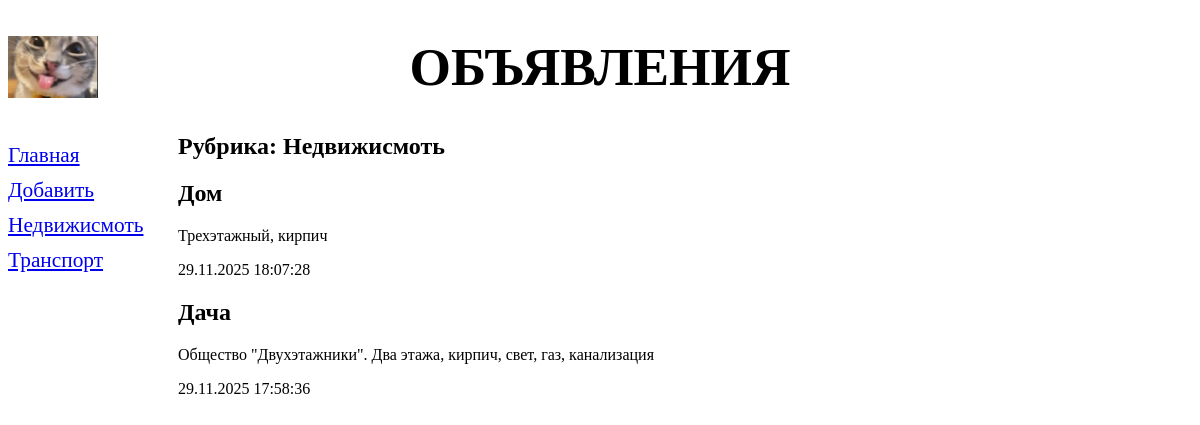
Screenshot of /bboard/1/ with the database file from the repository.
### bboard/models.py (models this page shows, shortened)
class Rubric(models.Model):
    name = models.CharField(max_length=20, db_index=True,verbose_name='Название')
    class Meta:
        verbose_name_plural = 'Рубрики'
        verbose_name = 'Рубрика'
        ordering = ['name']

class Bb(models.Model):
    title = models.CharField(max_length=50, verbose_name='Товар')
    content = models.TextField(verbose_name='Описание')
    price = models.FloatField(verbose_name='Цена')
    published = models.DateTimeField(auto_now_add=True, db_index=True,verbose_name='Опубликовано')
    rubric = models.ForeignKey('Rubric', null=True,
                               on_delete=models.PROTECT, verbose_name='Рубрика')
    class Meta:
        verbose_name_plural = 'Объявления'
        verbose_name = 'Объявление'
        ordering = ['-published']

### bboard/views.py (the view)
# urls.py: path('<int:rubric_id>/', rubric_bbs, name='rubric_bbs'),
def rubric_bbs(request, rubric_id):
    bbs = Bb.objects.filter(rubric=rubric_id)
    rubrics = Rubric.objects.all()
    current_rubric = Rubric.objects.get(pk=rubric_id)
    context = {'bbs': bbs, 'rubrics': rubrics,'current_rubric': current_rubric}
    return render(request, 'bboard/rubric_bbs.html', context)

### bboard/templates/bboard/rubric_bbs.html (shortened to what this page needs)
{% extends "layout/basic.html" %}
{% block content %}
<h2>Рубрика: {{ current_rubric.name }}</h2>
{% for bb in bbs %}
<div>
    <h2>{{ bb.title }}</h2>
    <p>{{ bb.content }}</p>
    <p>{{ bb.published|date:"d.m.Y H:i:s" }}</p>
</div>
{% endfor %}
{% endblock %}

### bboard/templates/layout/basic.html (shortened to what this page needs)
{% load static %}
<!DOCTYPE html>
<html>
    <head>
        <link rel="stylesheet" type="text/css"
              href="{% static 'bboard/style.css' %}">
    </head>
    <body>
        <header>
            <h1>Объявления</h1>
        </header>
        <nav>
            <a href="{% url 'index' %}">Главная</a>
            <a href="{% url 'add' %}">Добавить</a>
            {% for rubric in rubrics %}
            <a href="{% url 'rubric_bbs' rubric.pk %}">{{ rubric.name }}</a>
            {% endfor %}
        </nav>
        <main>
        {% block content %}
        {% endblock %}
        </main>
    </body>
</html>

### bboard/static/bboard/style.css (style rules this page uses)
header h1 { font-size: 40pt; text-transform: uppercase; text-align: center; background: url("bg.jpg") left / auto 150% no-repeat; }
nav { font-size: 16pt; width: 150px; float: left; }
nav a { display: block; margin: 10px 0px; }
main { margin-left: 170px; }

### rows the page displays
Rubric: name "Недвижисмоть"
Rubric: name "Транспорт"
Bb: title "Дом", content "Трехэтажный, кирпич", published "29.11.2025 18:07:28"
Bb: title "Дача", content "Общество \"Двухэтажники\". Два этажа, кирпич, свет, газ, канализация", published "29.11.2025 17:58:36"
